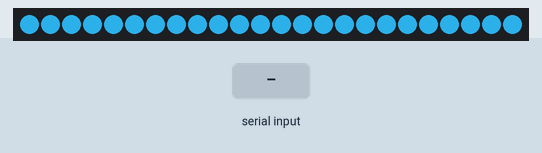
A sketch run on a simulated Arduino Uno, built with avr-gcc and run on an emulated ATmega328P. Shown: 24 RGB LEDs in strip order, left to right. Inputs (shaded band) come from the test bench. Dim RGB values are drawn brighter than linear; random numbers use the default seed unless the sketch sets one; what the sketch prints to the serial monitor is not drawn.

Above: at 1.4 s.
1.5 s: "%\n" received over Serial
At 1.82 s:
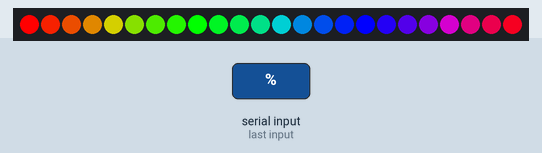
At 3.24 s:
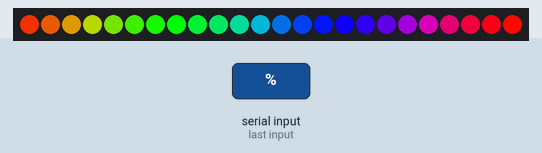

The sketch:

picture_strip2.ino
```cpp
/* tdp
    picture strip code

    Places a random color onto the strip, and cycles every 30 minutes
    Also listens on serial port for these commands followed by \n (enter):
      "!" led off
      "%" rainbow cycle
      "$,rrr,ggg,bbb," change to specific color
*/

#include <Adafruit_NeoPixel.h>

#define PIN 6
#define LED_COUNT 24

Adafruit_NeoPixel strip = Adafruit_NeoPixel(LED_COUNT, PIN, NEO_GRB + NEO_KHZ800);

//Serial buffer
char buffer[100];
int bufferIndex = 0;

void setup() {
  //setup color strip
  strip.begin();
  strip.show(); // Initialize all pixels to 'off'

  //Setup serial
  Serial.begin(9600);

  randomSeed(analogRead(0));

  colorWipe(strip.Color(random(0,200), random(0,200), random(0,200)), 10);
}

int serialIdleCtr=0;

//Main Loop
void loop() {
  delay(500); //main loop delay

  Serial.print('A');  //keep alive signal

  while (Serial.available() > 0)
  {
    serialIdleCtr=0;
    buffer[bufferIndex] = Serial.read();
    if (buffer[bufferIndex] == '\n')
    {
      //end of buffer
      if (buffer[0] == '$')
      {
        char *cptr;

        int red(-1);
        int green(-1);
        int blue(-1);

        cptr = strtok(buffer + 1, ",");
        if (cptr != NULL)
        {
          red = atoi(cptr);
          cptr = strtok(NULL, ",");
        }
        if (cptr != NULL)
        {
          green = atoi(cptr);
          cptr = strtok(NULL, ",");
        }
        if (cptr != NULL)
        {
          blue = atoi(cptr);
        }

        //Assign color if valid
        if ((red != -1) && (blue != -1) && (green != -1) )
        {
          colorWipe(strip.Color(red, green, blue), 10);
        }
      }

      if (buffer[0] == '!')
      {
        //off
        colorWipe(strip.Color(0, 0, 0), 10);
      }

      if (buffer[0] == '%')
      {
        rainbowCycle(100);
      }

      //Clear buffer
      bufferIndex = 0;
      buffer[0] = 0;
    }
    else
    {
      bufferIndex++;
      if (bufferIndex > 99)
        bufferIndex = 0;
    }
  } //end while (serial avail)

  serialIdleCtr++;

  if (serialIdleCtr >= (2*60*30))
  {
    serialIdleCtr = 0;
    //random color
    colorWipe(strip.Color(random(0,200), random(0,200), random(0,200)), 10);
  }
}

// From AdaFruit
// Fill the dots one after the other with a color
void colorWipe(uint32_t c, uint8_t wait) {
  for (uint16_t i = 0; i < strip.numPixels(); i++) {
    strip.setPixelColor(i, c);
    strip.show();
    delay(wait);
  }
}

// From AdaFruit
// Slightly different, this makes the rainbow equally distributed throughout
void rainbowCycle(uint8_t wait) {
  uint16_t i, j;

  for (j = 0; j < 256 * 5; j++) { // 5 cycles of all colors on wheel
    for (i = 0; i < strip.numPixels(); i++) {
      strip.setPixelColor(i, Wheel(((i * 256 / strip.numPixels()) + j) & 255));
    }
    strip.show();
    delay(wait);
  }
}

// From AdaFruit
// Input a value 0 to 255 to get a color value.
// The colours are a transition r - g - b - back to r.
uint32_t Wheel(byte WheelPos) {
  WheelPos = 255 - WheelPos;
  if (WheelPos < 85) {
    return strip.Color(255 - WheelPos * 3, 0, WheelPos * 3);
  } else if (WheelPos < 170) {
    WheelPos -= 85;
    return strip.Color(0, WheelPos * 3, 255 - WheelPos * 3);
  } else {
    WheelPos -= 170;
    return strip.Color(WheelPos * 3, 255 - WheelPos * 3, 0);
  }
}
```

Measured:
- after the input at 1.5 s, the LEDs: change after 0.27 s (image 1)
